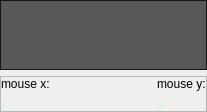
            <widget class="QWidget" name="widget_4" native="true">
             <layout class="QFormLayout" name="formLayout_7">
              <property name="leftMargin">
               <number>0</number>
              </property>
              <property name="topMargin">
               <number>0</number>
              </property>
              <property name="rightMargin">
               <number>0</number>
              </property>
              <property name="bottomMargin">
               <number>0</number>
              </property>
              <item row="0" column="0" colspan="2">
               <widget class="QWidget" name="widget_2" native="true">
                <property name="sizePolicy">
                 <sizepolicy hsizetype="Preferred" vsizetype="Preferred">
                  <horstretch>1</horstretch>
                  <verstretch>1</verstretch>
                 </sizepolicy>
                </property>
                <property name="maximumSize">
                 <size>
                  <width>16777215</width>
                  <height>16777215</height>
                 </size>
                </property>
                <property name="styleSheet">
                 <string notr="true">background-color: rgb(27, 27, 27);</string>
                </property>
                <layout class="QGridLayout" name="gridLayout">
                 <property name="leftMargin">
                  <number>0</number>
                 </property>
                 <property name="topMargin">
                  <number>0</number>
                 </property>
                 <property name="rightMargin">
                  <number>0</number>
                 </property>
                 <property name="bottomMargin">
                  <number>0</number>
                 </property>
                 <property name="spacing">
                  <number>0</number>
                 </property>
                 <item row="0" column="0">
                  <widget class="QScrollArea" name="scrollArea_2">
                   <property name="styleSheet">
                    <string notr="true">color: rgb(189, 189, 189);</string>
                   </property>
                   <property name="verticalScrollBarPolicy">
                    <enum>Qt::ScrollBarAsNeeded</enum>
                   </property>
                   <property name="widgetResizable">
                    <bool>true</bool>
                   </property>
                   <widget class="QWidget" name="scrollAreaWidgetContents_3">
                    <property name="geometry">
                     <rect>
                      <x>0</x>
                      <y>0</y>
                      <width>877</width>
                      <height>524</height>
                     </rect>
                    </property>
                    <property name="mouseTracking">
                     <bool>true</bool>
                    </property>
                    <property name="tabletTracking">
                     <bool>true</bool>
                    </property>
                    <property name="contextMenuPolicy">
                     <enum>Qt::DefaultContextMenu</enum>
                    </property>
                    <property name="styleSheet">
                     <string notr="true">background-color: rgb(88, 88, 88);</string>
                    </property>
                    <layout class="QFormLayout" name="formLayout_5">
                     <property name="labelAlignment">
                      <set>Qt::AlignCenter</set>
                     </property>
                     <property name="formAlignment">
                      <set>Qt::AlignCenter</set>
                     </property>
                     <property name="horizontalSpacing">
                      <number>0</number>
                     </property>
                     <property name="verticalSpacing">
                      <number>0</number>
                     </property>
                     <property name="leftMargin">
                      <number>0</number>
                     </property>
                     <property name="topMargin">
                      <number>0</number>
                     </property>
                     <property name="rightMargin">
                      <number>0</number>
                     </property>
                     <property name="bottomMargin">
                      <number>0</number>
                     </property>
                    </layout>
                   </widget>
                  </widget>
                 </item>
                </layout>
               </widget>
              </item>
              <item row="1" column="0" colspan="2">
               <widget class="QFrame" name="frame">
                <property name="sizePolicy">
                 <sizepolicy hsizetype="Expanding" vsizetype="Expanding">
                  <horstretch>1</horstretch>
                  <verstretch>1</verstretch>
                 </sizepolicy>
                </property>
                <property name="maximumSize">
                 <size>
                  <width>16777215</width>
                  <height>40</height>
                 </size>
                </property>
                <property name="frameShape">
                 <enum>QFrame::StyledPanel</enum>
                </property>
                <property name="frameShadow">
                 <enum>QFrame::Raised</enum>
                </property>
                <layout class="QFormLayout" name="formLayout_6">
                 <property name="rowWrapPolicy">
                  <enum>QFormLayout::DontWrapRows</enum>
                 </property>
                 <property name="leftMargin">
                  <number>0</number>
                 </property>
                 <property name="topMargin">
                  <number>0</number>
                 </property>
                 <property name="rightMargin">
                  <number>0</number>
                 </property>
                 <property name="bottomMargin">
                  <number>0</number>
                 </property>
                 <item row="0" column="0">
                  <widget class="QLabel" name="label_5">
                   <property name="sizePolicy">
                    <sizepolicy hsizetype="Expanding" vsizetype="Expanding">
                     <horstretch>1</horstretch>
                     <verstretch>1</verstretch>
                    </sizepolicy>
                   </property>
                   <property name="minimumSize">
                    <size>
                     <width>150</width>
                     <height>0</height>
                    </size>
                   </property>
                   <property name="text">
                    <string>mouse x:</string>
                   </property>
                  </widget>
                 </item>
                 <item row="0" column="1">
                  <widget class="QLabel" name="label_6">
                   <property name="sizePolicy">
                    <sizepolicy hsizetype="Expanding" vsizetype="Expanding">
                     <horstretch>1</horstretch>
                     <verstretch>1</verstretch>
                    </sizepolicy>
                   </property>
                   <property name="text">
                    <string>mouse y:</string>
                   </property>
                  </widget>
                 </item>
                 <item row="1" column="0">
                  <widget class="QLabel" name="label_8">
                   <property name="sizePolicy">
                    <sizepolicy hsizetype="Expanding" vsizetype="Expanding">
                     <horstretch>1</horstretch>
                     <verstretch>1</verstretch>
                    </sizepolicy>
                   </property>
                   <property name="minimumSize">
                    <size>
                     <width>150</width>
                     <height>0</height>
                    </size>
                   </property>
                   <property name="palette">
                    <palette>
                     <active>
                      <colorrole role="WindowText">
                       <brush brushstyle="SolidPattern">
                        <color alpha="255">
                         <red>201</red>
                         <green>255</green>
                         <blue>208</blue>
                        </color>
                       </brush>
                      </colorrole>
                      <colorrole role="Button">
                       <brush brushstyle="SolidPattern">
                        <color alpha="255">
                         <red>60</red>
                         <green>60</green>
                         <blue>60</blue>
                        </color>
                       </brush>
                      </colorrole>
                      <colorrole role="Text">
                       <brush brushstyle="SolidPattern">
                        <color alpha="255">
                         <red>201</red>
                         <green>255</green>
                         <blue>208</blue>
                        </color>
                       </brush>
                      </colorrole>
                      <colorrole role="ButtonText">
                       <brush brushstyle="SolidPattern">
                        <color alpha="255">
                         <red>201</red>
                         <green>255</green>
                         <blue>208</blue>
                        </color>
                       </brush>
                      </colorrole>
                      <colorrole role="Base">
                       <brush brushstyle="SolidPattern">
                        <color alpha="255">
                         <red>60</red>
                         <green>60</green>
                         <blue>60</blue>
                        </color>
                       </brush>
                      </colorrole>
                      <colorrole role="Window">
                       <brush brushstyle="SolidPattern">
                        <color alpha="255">
                         <red>60</red>
                         <green>60</green>
                         <blue>60</blue>
                        </color>
                       </brush>
                      </colorrole>
                      <colorrole role="HighlightedText">
                       <brush brushstyle="SolidPattern">
                        <color alpha="255">
                         <red>173</red>
                         <green>173</green>
                         <blue>173</blue>
                        </color>
                       </brush>
                      </colorrole>
                      <colorrole role="AlternateBase">
                       <brush brushstyle="SolidPattern">
                        <color alpha="255">
                         <red>75</red>
                         <green>75</green>
                         <blue>75</blue>
                        </color>
                       </brush>
                      </colorrole>
                     </active>
                     <inactive>
                      <colorrole role="WindowText">
                       <brush brushstyle="SolidPattern">
                        <color alpha="255">
                         <red>201</red>
                         <green>255</green>
                         <blue>208</blue>
                        </color>
                       </brush>
                      </colorrole>
                      <colorrole role="Button">
                       <brush brushstyle="SolidPattern">
                        <color alpha="255">
                         <red>60</red>
                         <green>60</green>
                         <blue>60</blue>
                        </color>
                       </brush>
                      </colorrole>
                      <colorrole role="Text">
                       <brush brushstyle="SolidPattern">
                        <color alpha="255">
                         <red>201</red>
                         <green>255</green>
                         <blue>208</blue>
                        </color>
                       </brush>
                      </colorrole>
                      <colorrole role="ButtonText">
                       <brush brushstyle="SolidPattern">
                        <color alpha="255">
                         <red>201</red>
                         <green>255</green>
                         <blue>208</blue>
                        </color>
                       </brush>
                      </colorrole>
                      <colorrole role="Base">
                       <brush brushstyle="SolidPattern">
                        <color alpha="255">
                         <red>60</red>
                         <green>60</green>
                         <blue>60</blue>
                        </color>
                       </brush>
                      </colorrole>
                      <colorrole role="Window">
                       <brush brushstyle="SolidPattern">
                        <color alpha="255">
                         <red>60</red>
                         <green>60</green>
                         <blue>60</blue>
                        </color>
                       </brush>
                      </colorrole>
                      <colorrole role="HighlightedText">
                       <brush brushstyle="SolidPattern">
                        <color alpha="255">
                         <red>173</red>
                         <green>173</green>
                         <blue>173</blue>
                        </color>
                       </brush>
                      </colorrole>
                      <colorrole role="AlternateBase">
                       <brush brushstyle="SolidPattern">
                        <color alpha="255">
                         <red>75</red>
                         <green>75</green>
                         <blue>75</blue>
                        </color>
                       </brush>
                      </colorrole>
                     </inactive>
                     <disabled>
                      <colorrole role="WindowText">
                       <brush brushstyle="SolidPattern">
                        <color alpha="255">
                         <red>201</red>
                         <green>255</green>
                         <blue>208</blue>
                        </color>
                       </brush>
                      </colorrole>
                      <colorrole role="Button">
                       <brush brushstyle="SolidPattern">
                        <color alpha="255">
                         <red>60</red>
                         <green>60</green>
                         <blue>60</blue>
                        </color>
                       </brush>
                      </colorrole>
                      <colorrole role="Text">
                       <brush brushstyle="SolidPattern">
                        <color alpha="255">
                         <red>201</red>
                         <green>255</green>
                         <blue>208</blue>
                        </color>
                       </brush>
                      </colorrole>
                      <colorrole role="ButtonText">
                       <brush brushstyle="SolidPattern">
                        <color alpha="255">
                         <red>201</red>
                         <green>255</green>
                         <blue>208</blue>
                        </color>
                       </brush>
                      </colorrole>
                      <colorrole role="Base">
                       <brush brushstyle="SolidPattern">
                        <color alpha="255">
                         <red>60</red>
                         <green>60</green>
                         <blue>60</blue>
                        </color>
                       </brush>
                      </colorrole>
                      <colorrole role="Window">
                       <brush brushstyle="SolidPattern">
                        <color alpha="255">
                         <red>60</red>
                         <green>60</green>
                         <blue>60</blue>
                        </color>
                       </brush>
                      </colorrole>
                      <colorrole role="HighlightedText">
                       <brush brushstyle="SolidPattern">
                        <color alpha="255">
                         <red>173</red>
                         <green>173</green>
                         <blue>173</blue>
                        </color>
                       </brush>
                      </colorrole>
                      <colorrole role="AlternateBase">
                       <brush brushstyle="SolidPattern">
                        <color alpha="255">
                         <red>75</red>
                         <green>75</green>
                         <blue>75</blue>
                        </color>
                       </brush>
                      </colorrole>
                     </disabled>
                    </palette>
                   </property>
                   <property name="text">
                    <string>x:</string>
                   </property>
                  </widget>
                 </item>
                 <item row="1" column="1">
                  <widget class="QLabel" name="label_7">
                   <property name="sizePolicy">
                    <sizepolicy hsizetype="Expanding" vsizetype="Expanding">
                     <horstretch>1</horstretch>
                     <verstretch>1</verstretch>
                    </sizepolicy>
                   </property>
                   <property name="palette">
                    <palette>
                     <active>
                      <colorrole role="WindowText">
                       <brush brushstyle="SolidPattern">
                        <color alpha="255">
                         <red>201</red>
                         <green>255</green>
                         <blue>208</blue>
                        </color>
                       </brush>
                      </colorrole>
                      <colorrole role="Button">
                       <brush brushstyle="SolidPattern">
                        <color alpha="255">
                         <red>60</red>
                         <green>60</green>
                         <blue>60</blue>
                        </color>
                       </brush>
                      </colorrole>
                      <colorrole role="Text">
                       <brush brushstyle="SolidPattern">
                        <color alpha="255">
                         <red>201</red>
                         <green>255</green>
                         <blue>208</blue>
                        </color>
                       </brush>
                      </colorrole>
                      <colorrole role="ButtonText">
                       <brush brushstyle="SolidPattern">
                        <color alpha="255">
                         <red>201</red>
                         <green>255</green>
                         <blue>208</blue>
                        </color>
                       </brush>
                      </colorrole>
                      <colorrole role="Base">
                       <brush brushstyle="SolidPattern">
                        <color alpha="255">
                         <red>60</red>
                         <green>60</green>
                         <blue>60</blue>
                        </color>
                       </brush>
                      </colorrole>
                      <colorrole role="Window">
                       <brush brushstyle="SolidPattern">
                        <color alpha="255">
                         <red>60</red>
                         <green>60</green>
                         <blue>60</blue>
                        </color>
                       </brush>
                      </colorrole>
                      <colorrole role="HighlightedText">
                       <brush brushstyle="SolidPattern">
                        <color alpha="255">
                         <red>173</red>
                         <green>173</green>
                         <blue>173</blue>
                        </color>
                       </brush>
                      </colorrole>
                      <colorrole role="AlternateBase">
                       <brush brushstyle="SolidPattern">
                        <color alpha="255">
                         <red>75</red>
                         <green>75</green>
                         <blue>75</blue>
                        </color>
                       </brush>
                      </colorrole>
                     </active>
                     <inactive>
                      <colorrole role="WindowText">
                       <brush brushstyle="SolidPattern">
                        <color alpha="255">
                         <red>201</red>
                         <green>255</green>
                         <blue>208</blue>
                        </color>
                       </brush>
                      </colorrole>
                      <colorrole role="Button">
                       <brush brushstyle="SolidPattern">
                        <color alpha="255">
                         <red>60</red>
                         <green>60</green>
                         <blue>60</blue>
                        </color>
                       </brush>
                      </colorrole>
                      <colorrole role="Text">
                       <brush brushstyle="SolidPattern">
                        <color alpha="255">
                         <red>201</red>
                         <green>255</green>
                         <blue>208</blue>
                        </color>
                       </brush>
                      </colorrole>
                      <colorrole role="ButtonText">
                       <brush brushstyle="SolidPattern">
                        <color alpha="255">
                         <red>201</red>
                         <green>255</green>
                         <blue>208</blue>
                        </color>
                       </brush>
                      </colorrole>
                      <colorrole role="Base">
                       <brush brushstyle="SolidPattern">
                        <color alpha="255">
                         <red>60</red>
                         <green>60</green>
                         <blue>60</blue>
                        </color>
                       </brush>
                      </colorrole>
                      <colorrole role="Window">
                       <brush brushstyle="SolidPattern">
                        <color alpha="255">
                         <red>60</red>
                         <green>60</green>
                         <blue>60</blue>
                        </color>
                       </brush>
                      </colorrole>
                      <colorrole role="HighlightedText">
                       <brush brushstyle="SolidPattern">
                        <color alpha="255">
                         <red>173</red>
                         <green>173</green>
                         <blue>173</blue>
                        </color>
                       </brush>
                      </colorrole>
                      <colorrole role="AlternateBase">
                       <brush brushstyle="SolidPattern">
                        <color alpha="255">
                         <red>75</red>
                         <green>75</green>
                         <blue>75</blue>
                        </color>
                       </brush>
                      </colorrole>
                     </inactive>
                     <disabled>
                      <colorrole role="WindowText">
                       <brush brushstyle="SolidPattern">
                        <color alpha="255">
                         <red>201</red>
                         <green>255</green>
                         <blue>208</blue>
                        </color>
                       </brush>
                      </colorrole>
                      <colorrole role="Button">
                       <brush brushstyle="SolidPattern">
                        <color alpha="255">
                         <red>60</red>
                         <green>60</green>
                         <blue>60</blue>
                        </color>
                       </brush>
                      </colorrole>
                      <colorrole role="Text">
                       <brush brushstyle="SolidPattern">
                        <color alpha="255">
                         <red>201</red>
                         <green>255</green>
                         <blue>208</blue>
                        </color>
                       </brush>
                      </colorrole>
                      <colorrole role="ButtonText">
                       <brush brushstyle="SolidPattern">
                        <color alpha="255">
                         <red>201</red>
                         <green>255</green>
                         <blue>208</blue>
                        </color>
                       </brush>
                      </colorrole>
                      <colorrole role="Base">
                       <brush brushstyle="SolidPattern">
                        <color alpha="255">
                         <red>60</red>
                         <green>60</green>
                         <blue>60</blue>
                        </color>
                       </brush>
                      </colorrole>
                      <colorrole role="Window">
                       <brush brushstyle="SolidPattern">
                        <color alpha="255">
                         <red>60</red>
                         <green>60</green>
                         <blue>60</blue>
                        </color>
                       </brush>
                      </colorrole>
                      <colorrole role="HighlightedText">
                       <brush brushstyle="SolidPattern">
                        <color alpha="255">
                         <red>173</red>
                         <green>173</green>
                         <blue>173</blue>
                        </color>
                       </brush>
                      </colorrole>
                      <colorrole role="AlternateBase">
                       <brush brushstyle="SolidPattern">
                        <color alpha="255">
                         <red>75</red>
                         <green>75</green>
                         <blue>75</blue>
                        </color>
                       </brush>
                      </colorrole>
                     </disabled>
                    </palette>
                   </property>
                   <property name="text">
                    <string>y:</string>
                   </property>
                  </widget>
                 </item>
                </layout>
               </widget>
              </item>
             </layout>
            </widget>
